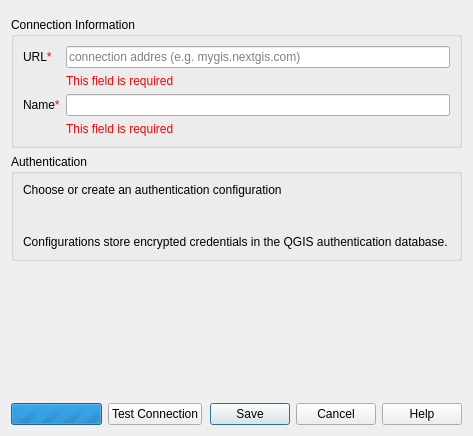
<?xml version="1.0" encoding="UTF-8"?>
<ui version="4.0">
 <class>NGWConnectionEditorDialogBase</class>
 <widget class="QDialog" name="NGWConnectionEditorDialogBase">
  <property name="geometry">
   <rect>
    <x>0</x>
    <y>0</y>
    <width>473</width>
    <height>436</height>
   </rect>
  </property>
  <property name="windowTitle">
   <string>Create a New NextGIS Web Connection</string>
  </property>
  <layout class="QVBoxLayout" name="verticalLayout">
   <item>
    <widget class="QgsMessageBar" name="messageBar" native="true"/>
   </item>
   <item>
    <widget class="QGroupBox" name="informationGroupBox">
     <property name="sizePolicy">
      <sizepolicy hsizetype="Preferred" vsizetype="Minimum">
       <horstretch>0</horstretch>
       <verstretch>0</verstretch>
      </sizepolicy>
     </property>
     <property name="title">
      <string>Connection Information</string>
     </property>
     <layout class="QVBoxLayout" name="verticalLayout_2">
      <item>
       <layout class="QGridLayout" name="gridLayout">
        <item row="2" column="0">
         <widget class="QLabel" name="nameLabel">
          <property name="text">
           <string>Name&lt;span style=&quot; color:#ff0000;&quot;&gt;*&lt;/span&gt;</string>
          </property>
         </widget>
        </item>
        <item row="0" column="0">
         <widget class="QLabel" name="urlLabel">
          <property name="text">
           <string>URL&lt;span style=&quot;color:#ff0000;&quot;&gt;*&lt;/span&gt;</string>
          </property>
         </widget>
        </item>
        <item row="2" column="1">
         <widget class="QgsHighlightableLineEdit" name="nameLineEdit">
          <property name="text">
           <string/>
          </property>
         </widget>
        </item>
        <item row="0" column="1">
         <widget class="QgsHighlightableLineEdit" name="urlLineEdit">
          <property name="text">
           <string/>
          </property>
          <property name="placeholderText">
           <string>connection addres (e.g. mygis.nextgis.com)</string>
          </property>
         </widget>
        </item>
        <item row="1" column="1">
         <widget class="QLabel" name="urlRequiredLabel">
          <property name="text">
           <string>&lt;span style=&quot;color:#ff0000;&quot;&gt;This field is required&lt;/span&gt;</string>
          </property>
         </widget>
        </item>
        <item row="3" column="1">
         <widget class="QLabel" name="nameRequiredLabel">
          <property name="text">
           <string>&lt;span style=&quot;color:#ff0000;&quot;&gt;This field is required&lt;/span&gt;</string>
          </property>
         </widget>
        </item>
       </layout>
      </item>
     </layout>
    </widget>
   </item>
   <item>
    <widget class="QGroupBox" name="authGroupBox">
     <property name="sizePolicy">
      <sizepolicy hsizetype="Preferred" vsizetype="Minimum">
       <horstretch>0</horstretch>
       <verstretch>0</verstretch>
      </sizepolicy>
     </property>
     <property name="title">
      <string>Authentication</string>
     </property>
     <layout class="QVBoxLayout" name="verticalLayout_3">
      <item>
       <widget class="QLabel" name="label_5">
        <property name="sizePolicy">
         <sizepolicy hsizetype="Preferred" vsizetype="Minimum">
          <horstretch>0</horstretch>
          <verstretch>0</verstretch>
         </sizepolicy>
        </property>
        <property name="text">
         <string>Choose or create an authentication configuration</string>
        </property>
        <property name="textFormat">
         <enum>Qt::PlainText</enum>
        </property>
        <property name="wordWrap">
         <bool>true</bool>
        </property>
       </widget>
      </item>
      <item>
       <layout class="QHBoxLayout" name="horizontalLayout">
        <item>
         <widget class="QLabel" name="authWarningLabel">
          <property name="text">
           <string/>
          </property>
         </widget>
        </item>
        <item>
         <widget class="QgsAuthConfigSelect" name="authWidget">
          <property name="sizePolicy">
           <sizepolicy hsizetype="Preferred" vsizetype="Fixed">
            <horstretch>0</horstretch>
            <verstretch>0</verstretch>
           </sizepolicy>
          </property>
         </widget>
        </item>
       </layout>
      </item>
      <item>
       <spacer name="verticalSpacer_2">
        <property name="orientation">
         <enum>Qt::Vertical</enum>
        </property>
        <property name="sizeType">
         <enum>QSizePolicy::Fixed</enum>
        </property>
        <property name="sizeHint" stdset="0">
         <size>
          <width>0</width>
          <height>12</height>
         </size>
        </property>
       </spacer>
      </item>
      <item>
       <widget class="QLabel" name="label_6">
        <property name="sizePolicy">
         <sizepolicy hsizetype="Preferred" vsizetype="Minimum">
          <horstretch>0</horstretch>
          <verstretch>0</verstretch>
         </sizepolicy>
        </property>
        <property name="text">
         <string>Configurations store encrypted credentials in the QGIS authentication database.</string>
        </property>
        <property name="textFormat">
         <enum>Qt::PlainText</enum>
        </property>
        <property name="wordWrap">
         <bool>true</bool>
        </property>
       </widget>
      </item>
     </layout>
    </widget>
   </item>
   <item>
    <spacer name="verticalSpacer">
     <property name="orientation">
      <enum>Qt::Vertical</enum>
     </property>
     <property name="sizeHint" stdset="0">
      <size>
       <width>0</width>
       <height>0</height>
      </size>
     </property>
    </spacer>
   </item>
   <item>
    <layout class="QHBoxLayout" name="buttonsLayout">
     <property name="topMargin">
      <number>0</number>
     </property>
     <item>
      <widget class="QProgressBar" name="progressBar">
       <property name="sizePolicy">
        <sizepolicy hsizetype="Preferred" vsizetype="Fixed">
         <horstretch>0</horstretch>
         <verstretch>0</verstretch>
        </sizepolicy>
       </property>
       <property name="minimum">
        <number>0</number>
       </property>
       <property name="maximum">
        <number>0</number>
       </property>
       <property name="value">
        <number>0</number>
       </property>
      </widget>
     </item>
     <item>
      <widget class="QPushButton" name="testConnectionButton">
       <property name="text">
        <string>Test Connection</string>
       </property>
      </widget>
     </item>
     <item>
      <widget class="QDialogButtonBox" name="buttonBox">
       <property name="orientation">
        <enum>Qt::Horizontal</enum>
       </property>
       <property name="standardButtons">
        <set>QDialogButtonBox::Cancel|QDialogButtonBox::Help|QDialogButtonBox::Save</set>
       </property>
      </widget>
     </item>
    </layout>
   </item>
  </layout>
 </widget>
 <customwidgets>
  <customwidget>
   <class>QgsAuthConfigSelect</class>
   <extends>QWidget</extends>
   <header>qgsauthconfigselect.h</header>
  </customwidget>
  <customwidget>
   <class>QgsMessageBar</class>
   <extends>QWidget</extends>
   <header>qgis.gui</header>
   <container>1</container>
  </customwidget>
  <customwidget>
   <class>QgsHighlightableLineEdit</class>
   <extends>QLineEdit</extends>
   <header>qgis.gui</header>
  </customwidget>
 </customwidgets>
 <tabstops>
  <tabstop>urlLineEdit</tabstop>
  <tabstop>nameLineEdit</tabstop>
  <tabstop>testConnectionButton</tabstop>
 </tabstops>
 <resources/>
 <connections/>
</ui>
